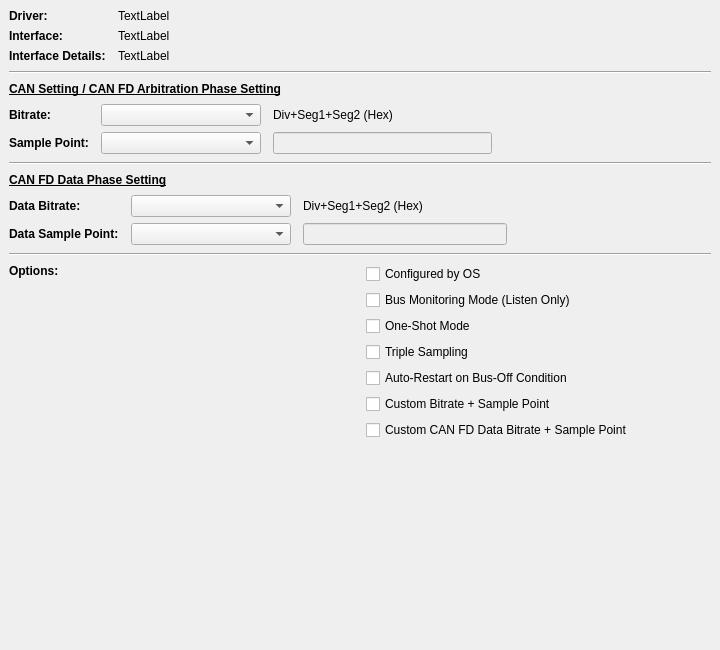
<?xml version="1.0" encoding="UTF-8"?>
<ui version="4.0">
 <class>GenericCanSetupPage</class>
 <widget class="QWidget" name="GenericCanSetupPage">
  <property name="geometry">
   <rect>
    <x>0</x>
    <y>0</y>
    <width>720</width>
    <height>650</height>
   </rect>
  </property>
  <property name="windowTitle">
   <string>Form</string>
  </property>
  <layout class="QVBoxLayout" name="mainLayout">
   <property name="leftMargin">
    <number>9</number>
   </property>
   <property name="topMargin">
    <number>9</number>
   </property>
   <property name="rightMargin">
    <number>9</number>
   </property>
   <property name="bottomMargin">
    <number>9</number>
   </property>
   <property name="spacing">
    <number>8</number>
   </property>
   <item>
    <layout class="QGridLayout" name="infoGrid">
     <property name="horizontalSpacing">
      <number>12</number>
     </property>
     <property name="verticalSpacing">
      <number>6</number>
     </property>
     <item row="0" column="0">
      <widget class="QLabel" name="label">
       <property name="font">
        <font>
         <bold>true</bold>
        </font>
       </property>
       <property name="text">
        <string>Driver:</string>
       </property>
      </widget>
     </item>
     <item row="0" column="1">
      <widget class="QLabel" name="laDriver">
       <property name="sizePolicy">
        <sizepolicy hsizetype="Expanding" vsizetype="Preferred">
         <horstretch>1</horstretch>
         <verstretch>0</verstretch>
        </sizepolicy>
       </property>
       <property name="text">
        <string>TextLabel</string>
       </property>
       <property name="wordWrap">
        <bool>true</bool>
       </property>
      </widget>
     </item>
     <item row="1" column="0">
      <widget class="QLabel" name="label_3">
       <property name="font">
        <font>
         <bold>true</bold>
        </font>
       </property>
       <property name="text">
        <string>Interface:</string>
       </property>
      </widget>
     </item>
     <item row="1" column="1">
      <widget class="QLabel" name="laInterface">
       <property name="sizePolicy">
        <sizepolicy hsizetype="Expanding" vsizetype="Preferred">
         <horstretch>1</horstretch>
         <verstretch>0</verstretch>
        </sizepolicy>
       </property>
       <property name="text">
        <string>TextLabel</string>
       </property>
       <property name="wordWrap">
        <bool>true</bool>
       </property>
      </widget>
     </item>
     <item row="2" column="0">
      <widget class="QLabel" name="label_5">
       <property name="font">
        <font>
         <bold>true</bold>
        </font>
       </property>
       <property name="text">
        <string>Interface Details:</string>
       </property>
      </widget>
     </item>
     <item row="2" column="1">
      <widget class="QLabel" name="laInterfaceDetails">
       <property name="sizePolicy">
        <sizepolicy hsizetype="Expanding" vsizetype="Preferred">
         <horstretch>1</horstretch>
         <verstretch>0</verstretch>
        </sizepolicy>
       </property>
       <property name="text">
        <string>TextLabel</string>
       </property>
       <property name="wordWrap">
        <bool>true</bool>
       </property>
      </widget>
     </item>
    </layout>
   </item>
   <item>
    <widget class="Line" name="line">
     <property name="orientation">
      <enum>Qt::Horizontal</enum>
     </property>
    </widget>
   </item>
   <item>
    <widget class="QLabel" name="label_15">
     <property name="font">
      <font>
       <bold>true</bold>
       <underline>true</underline>
      </font>
     </property>
     <property name="text">
      <string>CAN Setting / CAN FD Arbitration Phase Setting</string>
     </property>
     <property name="wordWrap">
      <bool>true</bool>
     </property>
    </widget>
   </item>
   <item>
    <layout class="QGridLayout" name="arbGrid">
     <property name="horizontalSpacing">
      <number>12</number>
     </property>
     <property name="verticalSpacing">
      <number>6</number>
     </property>
     <item row="0" column="0">
      <widget class="QLabel" name="label_7">
       <property name="font">
        <font>
         <bold>true</bold>
        </font>
       </property>
       <property name="text">
        <string>Bitrate:</string>
       </property>
      </widget>
     </item>
     <item row="0" column="1">
      <widget class="QComboBox" name="cbBitrate">
       <property name="minimumSize">
        <size>
         <width>160</width>
         <height>0</height>
        </size>
       </property>
      </widget>
     </item>
     <item row="0" column="2">
      <widget class="QLabel" name="label_12">
       <property name="text">
        <string>Div+Seg1+Seg2 (Hex)</string>
       </property>
      </widget>
     </item>
     <item row="0" column="3">
      <spacer name="horizontalSpacer_arb">
       <property name="orientation">
        <enum>Qt::Horizontal</enum>
       </property>
       <property name="sizeHint" stdset="0">
        <size>
         <width>40</width>
         <height>20</height>
        </size>
       </property>
      </spacer>
     </item>
     <item row="1" column="0">
      <widget class="QLabel" name="label_8">
       <property name="font">
        <font>
         <bold>true</bold>
        </font>
       </property>
       <property name="text">
        <string>Sample Point:</string>
       </property>
      </widget>
     </item>
     <item row="1" column="1">
      <widget class="QComboBox" name="cbSamplePoint">
       <property name="minimumSize">
        <size>
         <width>160</width>
         <height>0</height>
        </size>
       </property>
      </widget>
     </item>
     <item row="1" column="2">
      <widget class="QLineEdit" name="CustomBitrateSet">
       <property name="enabled">
        <bool>false</bool>
       </property>
       <property name="minimumSize">
        <size>
         <width>110</width>
         <height>0</height>
        </size>
       </property>
       <property name="inputMask">
        <string>HHHHHH</string>
       </property>
       <property name="maxLength">
        <number>6</number>
       </property>
      </widget>
     </item>
    </layout>
   </item>
   <item>
    <widget class="Line" name="line_2">
     <property name="orientation">
      <enum>Qt::Horizontal</enum>
     </property>
    </widget>
   </item>
   <item>
    <widget class="QLabel" name="label_14">
     <property name="font">
      <font>
       <bold>true</bold>
       <underline>true</underline>
      </font>
     </property>
     <property name="text">
      <string>CAN FD Data Phase Setting</string>
     </property>
     <property name="wordWrap">
      <bool>true</bool>
     </property>
    </widget>
   </item>
   <item>
    <layout class="QGridLayout" name="fdGrid">
     <property name="horizontalSpacing">
      <number>12</number>
     </property>
     <property name="verticalSpacing">
      <number>6</number>
     </property>
     <item row="0" column="0">
      <widget class="QLabel" name="label_9">
       <property name="font">
        <font>
         <bold>true</bold>
        </font>
       </property>
       <property name="text">
        <string>Data Bitrate:</string>
       </property>
      </widget>
     </item>
     <item row="0" column="1">
      <widget class="QComboBox" name="cbBitrateFD">
       <property name="minimumSize">
        <size>
         <width>160</width>
         <height>0</height>
        </size>
       </property>
      </widget>
     </item>
     <item row="0" column="2">
      <widget class="QLabel" name="label_13">
       <property name="text">
        <string>Div+Seg1+Seg2 (Hex)</string>
       </property>
      </widget>
     </item>
     <item row="0" column="3">
      <spacer name="horizontalSpacer_fd">
       <property name="orientation">
        <enum>Qt::Horizontal</enum>
       </property>
       <property name="sizeHint" stdset="0">
        <size>
         <width>40</width>
         <height>20</height>
        </size>
       </property>
      </spacer>
     </item>
     <item row="1" column="0">
      <widget class="QLabel" name="label_10">
       <property name="font">
        <font>
         <bold>true</bold>
        </font>
       </property>
       <property name="text">
        <string>Data Sample Point:</string>
       </property>
      </widget>
     </item>
     <item row="1" column="1">
      <widget class="QComboBox" name="cbSamplePointFD">
       <property name="minimumSize">
        <size>
         <width>160</width>
         <height>0</height>
        </size>
       </property>
      </widget>
     </item>
     <item row="1" column="2">
      <widget class="QLineEdit" name="CustomFdBitrateSet">
       <property name="enabled">
        <bool>false</bool>
       </property>
       <property name="minimumSize">
        <size>
         <width>110</width>
         <height>0</height>
        </size>
       </property>
       <property name="inputMask">
        <string>HHHHHH</string>
       </property>
       <property name="maxLength">
        <number>6</number>
       </property>
      </widget>
     </item>
    </layout>
   </item>
   <item>
    <widget class="Line" name="line_3">
     <property name="orientation">
      <enum>Qt::Horizontal</enum>
     </property>
    </widget>
   </item>
   <item>
    <layout class="QGridLayout" name="optionsGrid">
     <property name="horizontalSpacing">
      <number>12</number>
     </property>
     <property name="verticalSpacing">
      <number>6</number>
     </property>
     <item row="0" column="0">
      <widget class="QLabel" name="label_11">
       <property name="font">
        <font>
         <bold>true</bold>
        </font>
       </property>
       <property name="text">
        <string>Options:</string>
       </property>
       <property name="alignment">
        <set>Qt::AlignLeading|Qt::AlignLeft|Qt::AlignTop</set>
       </property>
      </widget>
     </item>
     <item row="0" column="1">
      <layout class="QVBoxLayout" name="vbOptions">
       <property name="spacing">
        <number>6</number>
       </property>
       <item>
        <widget class="QCheckBox" name="cbConfigOS">
         <property name="text">
          <string>Configured by OS</string>
         </property>
        </widget>
       </item>
       <item>
        <widget class="QCheckBox" name="cbListenOnly">
         <property name="text">
          <string>Bus Monitoring Mode (Listen Only)</string>
         </property>
        </widget>
       </item>
       <item>
        <widget class="QCheckBox" name="cbOneShot">
         <property name="text">
          <string>One-Shot Mode</string>
         </property>
        </widget>
       </item>
       <item>
        <widget class="QCheckBox" name="cbTripleSampling">
         <property name="text">
          <string>Triple Sampling</string>
         </property>
        </widget>
       </item>
       <item>
        <widget class="QCheckBox" name="cbAutoRestart">
         <property name="text">
          <string>Auto-Restart on Bus-Off Condition</string>
         </property>
        </widget>
       </item>
       <item>
        <widget class="QCheckBox" name="cbCustomBitrate">
         <property name="text">
          <string>Custom Bitrate + Sample Point</string>
         </property>
        </widget>
       </item>
       <item>
        <widget class="QCheckBox" name="cbCustomFdBitrate">
         <property name="text">
          <string>Custom CAN FD Data Bitrate + Sample Point</string>
         </property>
        </widget>
       </item>
      </layout>
     </item>
    </layout>
   </item>
   <item>
    <spacer name="verticalSpacer">
     <property name="orientation">
      <enum>Qt::Vertical</enum>
     </property>
     <property name="sizeHint" stdset="0">
      <size>
       <width>20</width>
       <height>20</height>
      </size>
     </property>
    </spacer>
   </item>
  </layout>
 </widget>
 <resources/>
 <connections/>
</ui>
